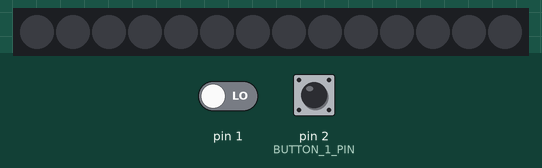
This sketch was run on a simulated Arduino Uno, built with avr-gcc and run on an emulated ATmega328P. Parts: 14 RGB LEDs in strip order, left to right. Inputs (shaded band) come from the test bench; at power-on: pin 2 (BUTTON_1_PIN) LOW, pin 1 LOW. Dim RGB values are drawn brighter than linear; EEPROM starts erased.

Above: at 1.2 s.
1.3 s: pin 2 (BUTTON_1_PIN) pulled HIGH for 0.15 s
At 4.2 s:
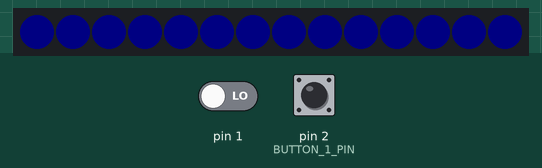
4.4 s: pin 1 driven HIGH
At 5.3 s:
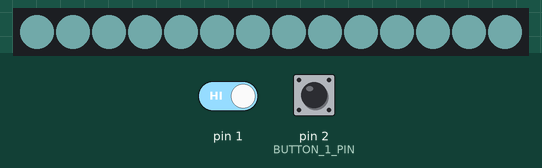
6.1 s: pin 2 (BUTTON_1_PIN) pulled HIGH for 1 s
7.7 s: pin 2 (BUTTON_1_PIN) pulled HIGH for 0.15 s
At 8.2 s:
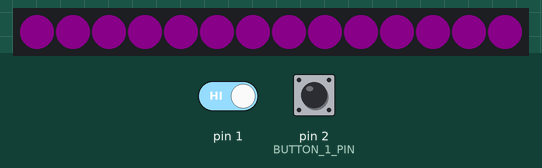
8.4 s: pin 2 (BUTTON_1_PIN) pulled HIGH for 3.2 s
12.2 s: pin 1 driven LOW and pin 2 (BUTTON_1_PIN) driven HIGH
At 12.4 s:
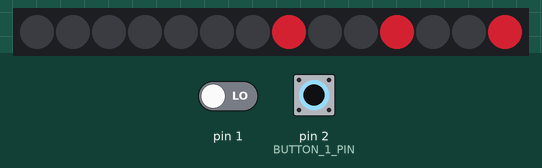

The sketch:

bb01.ino
```cpp
#include "constants.h"
#include "button.h"
#include "light.h"
#include "store.h"


LightHandler *lights;
ButtonHandler *buttons;

void setup() {
    buttons = new ButtonHandler();
    lights = new LightHandler();
    // storeInit(0);  // only deploy the first time like this
}


/**
 * Main event loop.
 *
 * Poll for button input and respond accordingly
 * Update lights
 */
void loop() {

    // Button handling - poll buttons to see if one or more is pressed
    uint8_t buttonPressed = buttons->poll();

    if (buttonPressed == BUTTON_1) {
       lights->stepPattern();
    } else if (buttonPressed == BUTTON_2) {
       lights->stepMode();
    } else if (buttonPressed == BUTTON_1_2) {
        lights->stepBrightness();
    }

    lights->step();  // update lights
    delay(LOOP_DELAY); // delay before next iteration
}
```

button.cpp
```cpp
/**
 * Button handling
 * Emily Young <emily@zavtralabs.com>
 *
 * Debounce code adapted from https://www.arduino.cc/en/tutorial/debounce
 */

#include "button.h"

Button::Button(uint8_t pin) {
    pinMode(pin, INPUT);

    this->pin = pin;
    this->prevState[0] = LOW;
    this->prevState[1] = LOW;
    this->buttonState = LOW;
}

Button::~Button() {
}

uint8_t Button::poll() {
    uint8_t reading = digitalRead(this->pin);

    // Debounce checking 2 historical values rather than using timing
    if (reading == this->prevState[0] &&
        reading == this->prevState[1] &&
        reading != this->buttonState) {

        this->buttonState = reading;
    }

    // Save state
    this->prevState[1] = this->prevState[0];
    this->prevState[0] = reading;
}

bool Button::isPressed() {
    return this->buttonState == HIGH ? true : false;
}

bool Button::maybePressed() {
    return this->prevState[1] == HIGH ? true : false;
}


ButtonHandler::ButtonHandler() {
    this->buttonOne = new Button(BUTTON_1);
    this->buttonTwo = new Button(BUTTON_2);
    this->lastState = BUTTON_NONE;
}

ButtonHandler::~ButtonHandler() {
}

uint8_t ButtonHandler::poll() {
    this->buttonOne->poll();
    this->buttonTwo->poll();

    uint8_t newState = BUTTON_NONE;
    if (this->buttonOne->isPressed() && this->buttonTwo->isPressed()) {
        newState = BUTTON_1_2;
    } else if (this->buttonOne->isPressed() &&
               !this->buttonTwo->maybePressed()) {
        newState = BUTTON_1;
    } else if (this->buttonTwo->isPressed() &&
               !this->buttonOne->maybePressed()) {
        newState = BUTTON_2;
    }

    if (newState != this->lastState) {
        this->lastState = newState;
        return newState;
    }
    return BUTTON_NONE;
}
```

button.h
```cpp
/**
 * Button handling
 * Emily Young <emily@zavtralabs.com>
 */

#ifndef BUTTON_H
#define BUTTON_H

#include "Arduino.h"
#include "constants.h"

class Button {
public:
    Button(uint8_t);
    ~Button();

    uint8_t poll();
    bool isPressed();
    bool maybePressed();
private:
    uint8_t pin;
    uint8_t prevState[2];
    uint8_t buttonState;
    // uint16_t lastDebounceTime;
};

class ButtonHandler {
public:
    ButtonHandler();
    ~ButtonHandler();

    uint8_t poll();
private:
    Button *buttonOne;
    Button *buttonTwo;
    uint8_t lastState;
};

#endif
```

constants.h
```cpp
/**
 * Constants
 * Emily Young <emily@zavtralabs.com>
 */

#ifndef CONSTANTS_H
#define CONSTANTS_H

#define TARGET_TRINKET
// #define TARGET_ARDUINO  // for debugging with serial

// Loop Constants
#define LOOP_DELAY 50  // ms

#define RAND_SEED 123456789
#define RAND_A 1103515245
#define RAND_C 12345
#define RAND_M 2554294967296   // 2^32

// Buttons
#define BUTTON_NONE 0
#define BUTTON_1 1
#define BUTTON_2 2
#define BUTTON_1_2 3

#define BUTTON_1_PIN 2
#define BUTTON_2_PIN 3

#define DEBOUNCE_DELAY 40

// Pairing & Memory
#define NUM_BADGES 60
#define UNLOCK_FEATURES 5

#define ADDRESS_BADGE_ID 0
#define ADDRESS_MODE 1
#define ADDRESS_PATTERN 2
#define ADDRESS_BRIGHTNESS 3


// Lights
#define LED_PIN 0
#define NUM_PIXELS 14
#define MAX_BRIGHTNESS 255

// (BRIGHTNESS / BRIGHTNESS_SETTINGS) * (BRIGHTNESS + 1)
#define BRIGHTNESS_SETTINGS 4
#define BRIGHTNESS_LOW 0   // 63.75
#define BRIGHTNESS_MED 1   // 127.5
#define BRIGHTNESS_HIGH 2  // 191.25
#define BRIGHTNESS_MAX 3   // 255

#define CROSSFADE_AMOUNT_SLOW 10
#define CROSSFADE_AMOUNT_FAST 10
#define CROSSFADE_STEPS 40
#define CROSSFADE_HOLD 40
#define CHASE_HOLD 1

#define CHANNEL_ON 255
#define CHANNEL_OFF 0

// Row, column definitions
//     0   1   2   3   4   5
//     ----------------------
// 0       03          10
// 1   04      02  11      09
// 2       05          13
// 3   05      01  12      08
// 4       00          07
#define LED_ROWS 5
#define LED_COLS 6

// Patterns
#define ACTIVE_PATTERNS 9

#define PATTERN_TRANS        0
#define PATTERN_PRIDE        1
#define PATTERN_GENDERQUEER  2
#define PATTERN_GENDERFLUID  3
#define PATTERN_BISEXUAL     4
#define PATTERN_PANSEXUAL    5
#define PATTERN_NONBINARY    6
#define PATTERN_INTERSEX     7
#define PATTERN_ASEXUAL      8

// Modes
#define ACTIVE_MODES 4  // 8

#define MODE_CROSSFADE_ALL 0
#define MODE_CHASE_ACROSS 1
#define MODE_SPARKS 2
#define MODE_BLINK 3

// Not implemented yet
#define MODE_CROSSFADE_ACROSS 10
#define MODE_CROSSFADE_DOWN 11
#define MODE_CHASE_AROUND 12
#define MODE_CHASE_DOWN 14

// Mode specific constants
#define SPARK_CHANCE 20  // chance of a spark firing - out of 255

#endif
```

light.cpp
```cpp
/**
 * Light handling
 * Emily Young <emily@zavtralabs.com>
 *
 * Most colors adapted from:
 *      http://www.color-hex.com/color-palettes/?keyword=pride
 * Structure inspiration from QC12 Badge by George
 */

#include "light.h"

// Row, column definitions
//     0   1   2   3   4   5
//     ----------------------
// 0       03          10
// 1   04      02  11      09
// 2       05          13
// 3   05      01  12      08
// 4       00          07

const uint8_t col_6[] = {2, 1};
const uint8_t col_5[] = {3, 6, 0};
const uint8_t col_4[] = {4, 5};

const uint8_t col_1[] = {11, 12};
const uint8_t col_2[] = {10, 13, 7};
const uint8_t col_3[] = {9, 8};

const uint8_t *cols[] = {col_1, col_2, col_3, col_4, col_5, col_6};
const uint8_t col_length[] = {2, 3, 2, 2, 3, 2};

const color_t black        = {  0,   0,   0};
const color_t white        = {127, 127, 127};  // {255, 255, 255};
const color_t red          = {127,   0,   0};  // {255,   0,   0};
const color_t blue         = {  0,   0, 127};  // {  0,   0, 255};
const color_t green        = {  0, 127,   0};  // {  0, 255,  0};
const color_t orange       = {127,  17,   0};  // {255, 35,   0};
const color_t yellow       = {127,  60,   0};  // {255, 120,   0};
const color_t purple       = {100,   0,  50};  // {200,  0, 100};
const color_t light_blue   = { 45, 103, 125};  // { 91, 206, 250};
const color_t pink         = {127,  20,  30};  // {255,  40, 60};
// const color_t light_purple = {119,   0, 137};

const color_t color_pride[]       = {red, orange, yellow, green, blue, purple};
const color_t color_trans[]       = {light_blue, pink, white, pink};
const color_t color_genderqueer[] = {purple, white, green};  // swap light purple for purple
const color_t color_genderfluid[] = {pink, white, purple, blue};
const color_t color_bisexual[]    = {pink, purple, blue};
const color_t color_pansexual[]   = {pink, yellow, light_blue};
const color_t color_nonbinary[]   = {yellow, white, purple};
const color_t color_intersex[]    = {purple, white, light_blue, pink, white};
const color_t color_asexual[]     = {white, purple};

const color_t *patterns[] = {
    color_trans,
    color_pride,
    color_genderqueer,
    color_genderfluid,
    color_bisexual,
    color_pansexual,
    color_nonbinary,
    color_intersex,
    color_asexual};

const uint8_t pattern_length[] = {4,   // trans
                                  6,   // pride
                                  3,   // genderqueer
                                  4,   // genderfluid
                                  3,   // bisexual
                                  3,   // pansexual
                                  3,   // nonbinary
                                  5,   // intersex
                                  2};  // asexual

LightHandler::LightHandler() {
    this->strip = new Adafruit_NeoPixel(NUM_PIXELS, LED_PIN, NEO_GRBW + NEO_KHZ800);  // or NEO_GRBW
    this->strip->begin();
    // this->strip->setBrightness(BRIGHTNESS);

    // restore pattern and mode from eeprom
    this->brightness = storeGetBrightness();
    this->pattern = storeGetPattern();
    this->mode = storeGetMode();

    this->patternStep = 0;
    this->modeStep = 0;
    this->patternHold = 0;
    this->modeDir = 0;

    this->crossfadeAmount = getCrossfadeAmount(
        translateColor(this->strip->getPixelColor(0)),
        patterns[this->pattern][this->patternStep]);
}

LightHandler::~LightHandler() {
}

void LightHandler::step() {
    if (this->mode == MODE_BLINK) {
        this->stepModeBlink();
    } else if (this->mode == MODE_CROSSFADE_ALL ||
            this->mode == MODE_CROSSFADE_ACROSS ||
            this->mode == MODE_CROSSFADE_DOWN) {
        this->stepModeCrossfade(this->mode);
    } else if (this->mode == MODE_CHASE_AROUND ||
            this->mode == MODE_CHASE_ACROSS ||
            this->mode == MODE_CHASE_DOWN) {
        this->stepModeChase(this->mode);
    } else if (this->mode == MODE_SPARKS) {
        this->stepModeSparks();
    }
    this->strip->show();
}

void LightHandler::stepModeBlink() {
    // get common color and target goals
    color_t target = (this->modeStep == 1)
        ? black
        : patterns[this->pattern][this->patternStep];

    color_t color = stepColor(
        translateColor(this->strip->getPixelColor(0)),
        target, this->crossfadeAmount);

    for (uint8_t i = 0; i < NUM_PIXELS; i += 1) {
        this->strip->setPixelColor(i, color.red, color.green, color.blue, 0);
    }

    // go to next color at the end of the pattern (or off state if in between)
    if (isEqual(color, target)) {
        if (this->modeStep == 0 && this->patternHold < CROSSFADE_HOLD) {
            // hold color for a number of steps
            this->patternHold += 1;
        } else {
            // otherwise, go to the next step in the pattern
            this->patternHold = 0;
            if (this->modeStep == 0) {
                // blink fades to black before going to next color
                this->modeStep = 1;
                this->crossfadeAmount = getCrossfadeAmount(color, black);
            } else {
                this->modeStep = 0;
                this->patternStep += 1;
                if (this->patternStep == pattern_length[this->pattern]) {
                    this->patternStep = 0;
                }
                this->crossfadeAmount = getCrossfadeAmount(
                    color, patterns[this->pattern][this->patternStep]);
            }
        }
    }
}

void LightHandler::stepModeCrossfade(uint8_t variant) {
    // for crossfade, everything's the same, so no reason to step each one
    color_t target = patterns[this->pattern][this->patternStep];
    color_t color = translateColor(this->strip->getPixelColor(0));
    color = stepColor(color, target, this->crossfadeAmount);

    for (uint8_t i = 0; i < NUM_PIXELS; i += 1) {
        this->strip->setPixelColor(i, color.red, color.green, color.blue, 0);
    }

    if (isEqual(color, target)) {
        // if need to step pattern
        if (this->patternHold < CROSSFADE_HOLD) {
            // hold color for a number of steps
            this->patternHold += 1;
        } else {
            // otherwise, go to the next step in the pattern
            this->patternHold = 0;
            this->patternStep += 1;
            if (this->patternStep == pattern_length[this->pattern]) {
                this->patternStep = 0;
            }
            this->crossfadeAmount = getCrossfadeAmount(
                color, patterns[this->pattern][this->patternStep]);
        }
    }
}

void LightHandler::stepModeChase(uint8_t variant) {
    // uint8_t *block, *prevBlock;

    if (this->patternHold < CHASE_HOLD) {
        this->patternHold += 1;
    } else {
        this->patternHold = 0;

        for (uint8_t i = 0; i < col_length[this->modeStep]; i += 1) {
            this->strip->setPixelColor(cols[this->modeStep][i], 0, 0, 0, 0);
        }

        // prevBlock = cols[this->modeStep];
        this->modeStep = this->modeDir == 0 ? this->modeStep + 1 : this->modeStep - 1;
        if (this->modeStep + 1 == LED_COLS) {
            this->modeDir = 1;
        } else if (this->modeStep == 0) {
            this->modeDir = 0;
            this->patternStep += 1;
            if (this->patternStep == pattern_length[this->pattern]) {
                this->patternStep = 0;
            }
        }
        // block = cols[this->modeStep];
        // }


        for (uint8_t i = 0; i < col_length[this->modeStep]; i += 1) {
            this->strip->setPixelColor(cols[this->modeStep][i],
                                      patterns[this->pattern][this->patternStep].red,
                                      patterns[this->pattern][this->patternStep].green,
                                      patterns[this->pattern][this->patternStep].blue,
                                      0);
        }
    }

    // @TODO implement
}

void LightHandler::stepModeSparks() {
    if (this->modeStep == 1) {
        // if already on, turn off or hold
        this->strip->setPixelColor(this->patternStep, 0, 0, 0, 0);
        this->modeStep = 0;
    } else {
        if (pseudorand() % 100 < SPARK_CHANCE) {
            uint8_t idx = pseudorand() % pattern_length[this->pattern];
            this->patternStep = pseudorand() % NUM_PIXELS;
            this->strip->setPixelColor(this->patternStep,
                                      patterns[this->pattern][idx].red,
                                      patterns[this->pattern][idx].green,
                                      patterns[this->pattern][idx].blue,
                                      0);
            this->modeStep = 1;
        }
    }
}

void LightHandler::stepPattern() {
    this->pattern += 1;
    if (this->pattern == ACTIVE_PATTERNS) {  // loop back around
        this->pattern = 0;
    }
    this->patternStep = 0;

    // get new timings
    this->crossfadeAmount = getCrossfadeAmount(
        translateColor(this->strip->getPixelColor(0)),
        patterns[this->pattern][this->patternStep]);

    storeSetPattern(this->pattern);
    this->strip->clear();
}

void LightHandler::stepMode() {
    this->mode += 1;
    if (this->mode == ACTIVE_MODES) {  // loop back around
        this->mode = 0;
    }

    // reset state
    this->patternStep = 0;
    this->modeStep = 0;
    this->modeDir = 0;

    this->crossfadeAmount = getCrossfadeAmount(
        translateColor(this->strip->getPixelColor(0)),
        patterns[this->pattern][this->patternStep]);

    storeSetMode(this->mode);
    this->strip->clear();
}

void LightHandler::stepBrightness() {
    this->brightness += 1;
    if (this->brightness == BRIGHTNESS_SETTINGS) {
      this->brightness = 0;
    }
    storeSetBrightness(this->brightness);
}

// void LightHandler::debug() {
//
//     for (uint8_t p = NUM_PIXELS; p > 0; p -= 1) {
//         for (uint8_t i = 0; i < 255; i += 1) {
//             this->strip->setPixelColor(p - 1, i, i, i, 0);
//             this->strip->show();
//             delay(1);
//         }
//     }
//
//     delay(1000);
//
//     for (uint8_t i = 255; i > 0; i -= 1) {
//         for (uint8_t p = 0; p < NUM_PIXELS; p += 1) {
//             this->strip->setPixelColor(p, i - 1, i - 1, i - 1, 0);
//         }
//         this->strip->show();
//     }
// }

color_t translateColor(uint32_t c32) {
    return color_t {
        (uint8_t) ((c32 >> 16) & 0xff),
        (uint8_t) ((c32 >>  8) & 0xff),
        (uint8_t) (c32 & 0xff)
    };
}

bool isEqual(color_t current, color_t target) {
    return current.red == target.red &&
        current.green == target.green &&
        current.blue == target.blue;
}

color_t stepColor(color_t current, color_t target, crossfade_t amount) {
    return color_t {
        stepChannel(current.red, target.red, amount.red),
        stepChannel(current.green, target.green, amount.green),
        stepChannel(current.blue, target.blue, amount.blue)
    };
}

uint8_t stepChannel(uint8_t current, uint8_t target, uint8_t amount) {
    if (current < target && current + amount < target) {  // increment up
        return current + amount;
    } else if (current > target && current - amount > target) {  // increment down
        return current - amount;
    }
    return target;
}

crossfade_t getCrossfadeAmount(color_t current, color_t target) {
    // add one to each to make sure we ner get in a stuck state
    return crossfade_t {
        getCrossfadeChannel(current.red, target.red),
        getCrossfadeChannel(current.green, target.green),
        getCrossfadeChannel(current.blue, target.blue)
    };
}

uint8_t getCrossfadeChannel(uint8_t current, uint8_t target) {
    // return abs(current - target) / CROSSFADE_STEPS + 1;
    return ((current > target ? current - target : target - current) / CROSSFADE_STEPS + 1); // / (this->brightness / MAX_BRIGHTNESS) + 1;
}
```

store.cpp
```cpp
/**
 * EEPROM storage
 * Emily Young <emily@zavtralabs.com>
 */

#include <EEPROM.h>
#include "store.h"

void storeInit(uint8_t badgeId) {
    storeSetPattern(0);
    storeSetMode(0);
    storeSetBrightness(0);
}

uint8_t storeGetMode() {
    return EEPROM.read(ADDRESS_MODE);
}

void storeSetMode(uint8_t mode) {
    EEPROM.write(ADDRESS_MODE, mode);
}

uint8_t storeGetPattern() {
    return EEPROM.read(ADDRESS_PATTERN);
}

void storeSetPattern(uint8_t pattern) {
    EEPROM.write(ADDRESS_PATTERN, pattern);
}

uint8_t storeGetBrightness() {
    return EEPROM.read(ADDRESS_BRIGHTNESS);
}

void storeSetBrightness(uint8_t brightness) {
    EEPROM.write(ADDRESS_BRIGHTNESS, brightness);
}
```

util.cpp
```cpp
#include "util.h"

#ifdef TARGET_ARDUINO
    int freeRam () {
        extern int __heap_start, *__brkval;
        int v;
        return (int) &v - (__brkval == 0 ? (int) &__heap_start : (int) __brkval);
    }
#endif

// https://stackoverflow.com/questions/9492581
unsigned char pseudorand() {
    static unsigned int seed = RAND_SEED;
    seed = (RAND_A * seed + RAND_C) % RAND_M;
    return seed % 100;
}
```

Source omitted: light.h (2253 bytes), store.h (845 bytes), util.h (210 bytes)

Measured:
- after the input at 1.3 s, the LEDs: first change after 2.2 s (image 1 shows a later state)
- after the input at 4.4 s, the LEDs: first change after 0.14 s (image 2 shows a later state)
- after the input at 7.7 s, the LEDs: first differ from a run without the input after 0.26 s (image 3 shows a later state)
- after the input at 12.2 s, the LEDs: first differ from a run without the input after 0.11 s (image 4 shows a later state)
